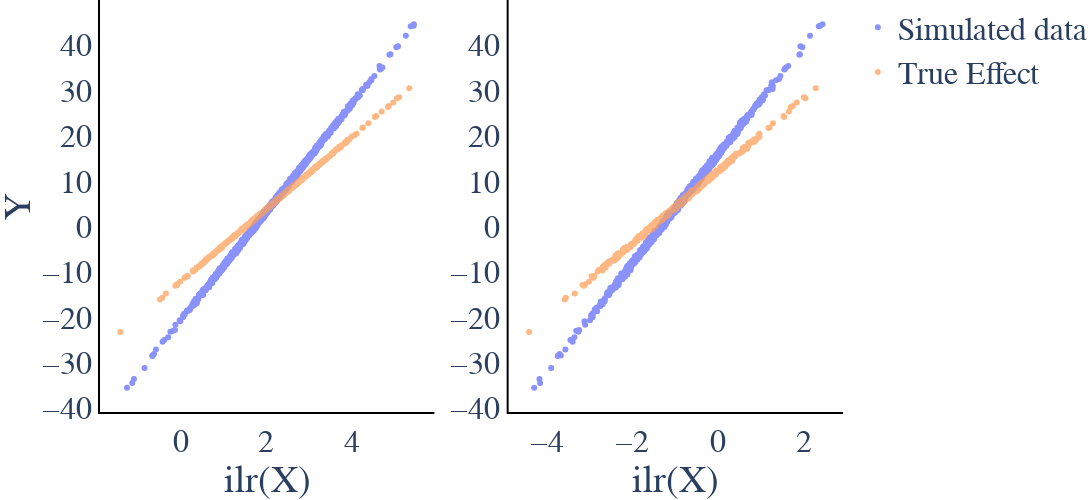

Write notebook code for a chart like this one.
### Code cell
fig = plot_ilr_X_vs_Y(X_sim_ilr, X_star_ilr, Y_sim, Y_star)
fig.update_layout(width=2000, height=500)
fig.write_image(os.path.join(savepath,
                             "Data_vs_trueeffect_" +str(p)+"InstrumentStrength_"+str(instrument_strength)+".pdf" ))

fig.show()

### Figure 1 — Plotly figure (JSON) as saved in the notebook; plotly's stock layout.template omitted (floating-point values rounded to 4 significant figures; data arrays with more than 128 entries replaced by an {"elided": "..."} marker saying what was removed)
{"data": [{"marker": {"color": "#636EFA"}, "mode": "markers", "name": "Simulated data", "opacity": 0.75, "showlegend": true, "type": "scatter", "x": {"elided": "1000 float values"}, "xaxis": "x", "y": {"elided": "1000 float values"}, "yaxis": "y"}, {"marker": {"color": "#FFA15A"}, "mode": "markers", "name": "True Effect", "opacity": 0.75, "showlegend": true, "type": "scatter", "x": {"elided": "500 float values"}, "xaxis": "x", "y": {"elided": "500 float values"}, "yaxis": "y"}, {"marker": {"color": "#636EFA"}, "mode": "markers", "name": "Simulated data", "opacity": 0.75, "showlegend": false, "type": "scatter", "x": {"elided": "1000 float values"}, "xaxis": "x2", "y": {"elided": "1000 float values"}, "yaxis": "y2"}, {"marker": {"color": "#FFA15A"}, "mode": "markers", "name": "True Effect", "opacity": 0.75, "showlegend": false, "type": "scatter", "x": {"elided": "500 float values"}, "xaxis": "x2", "y": {"elided": "500 float values"}, "yaxis": "y2"}], "layout": {"font": {"family": "serif", "size": 32}, "height": 500, "margin": {"b": 0, "l": 0, "r": 0, "t": 0}, "plot_bgcolor": "rgba(0,0,0,0)", "width": 2000, "xaxis": {"anchor": "y", "domain": [0, 0.45], "linecolor": "black", "linewidth": 2, "showline": true, "title": {"text": "ilr(X)"}}, "xaxis2": {"anchor": "y2", "domain": [0.55, 1], "linecolor": "black", "linewidth": 2, "showline": true, "title": {"text": "ilr(X)"}}, "yaxis": {"anchor": "x", "domain": [0, 1], "linecolor": "black", "linewidth": 2, "showline": true, "title": {"text": "Y"}}, "yaxis2": {"anchor": "x2", "domain": [0, 1], "linecolor": "black", "linewidth": 2, "showline": true}}}
